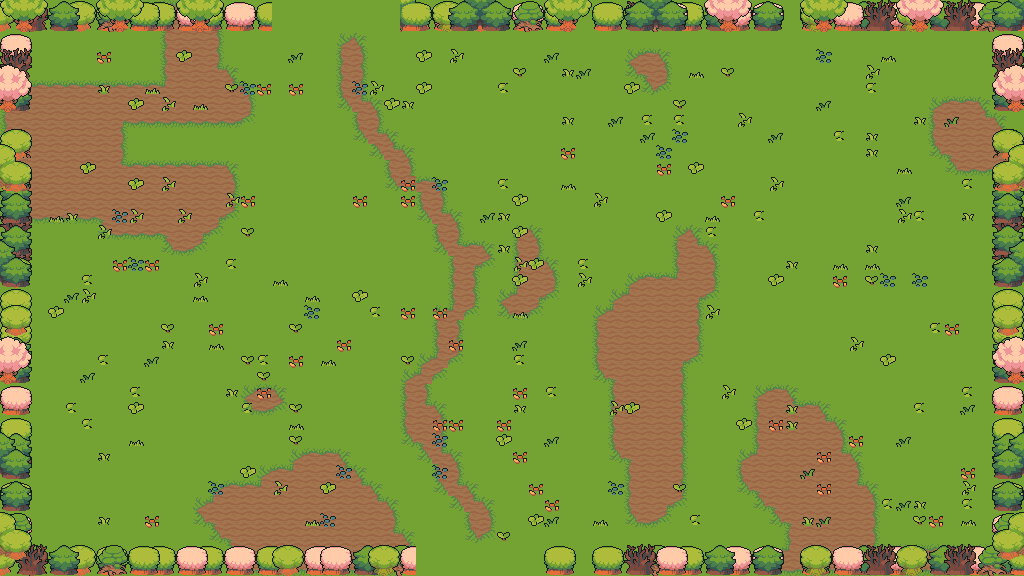

Below is a game level as drawn by its tile map, then a one-line description and the .tmx that defines it (tile-layer data replaced by summaries):
An orthogonal 64x36 tile map with 16x16 px tiles, 7 tile layers (floor, ground, path, decor, ...), 5 tilesets and 41 objects (24x prop, 8x obstacle, 6x spawn, 2x door, playerStart).

<map version="1.10" tiledversion="1.11.0" orientation="orthogonal" renderorder="right-down" width="64" height="36" tilewidth="16" tileheight="16" infinite="0" nextlayerid="9" nextobjectid="42">
 <properties>
    <property name="chapter" type="int" value="2" />
    <property name="room" type="int" value="1" />
    <property name="isBossRoom" type="bool" value="false" />
 </properties>
 <tileset firstgid="1" source="field.tsx" />
 <tileset firstgid="76" source="water.tsx" />
 <tileset firstgid="552" source="nature.tsx" />
 <tileset firstgid="1056" source="floordetail.tsx" />
 <tileset firstgid="1136" source="tilefloor.tsx" />
 <layer id="1" name="floor" width="64" height="36">
  <data>[2304 cells, 2304 non-empty, 1 distinct tile ids]</data>
 </layer>
 <layer id="2" name="ground" width="64" height="36">
  <data>[2304 cells, 494 non-empty, 13 distinct tile ids]</data>
 </layer>
 <layer id="3" name="path" width="64" height="36">
  <data>[2304 cells, 82 non-empty, 13 distinct tile ids]</data>
 </layer>
 <layer id="4" name="decor" width="64" height="36">
  <data>[2304 cells, 208 non-empty, 9 distinct tile ids]</data>
 </layer>
 <layer id="5" name="border-back" width="64" height="36">
  <data>[2304 cells, 288 non-empty, 28 distinct tile ids]</data>
 </layer>
 <layer id="6" name="border-mid" width="64" height="36">
  <data>[2304 cells, 286 non-empty, 28 distinct tile ids]</data>
 </layer>
 <layer id="7" name="border-front" width="64" height="36">
  <data>[2304 cells, 138 non-empty, 43 distinct tile ids]</data>
 </layer>
 <objectgroup id="8" name="objects">
  <object id="1" name="playerStart" x="480" y="320"><point /></object>
  <object id="2" name="spawn" x="384" y="424">
   <properties>
    <property name="role" value="chaser" />
    <property name="wave" type="int" value="1" />
    <property name="elite" type="bool" value="false" />
   </properties>
  <point /></object>
  <object id="3" name="spawn" x="360" y="256">
   <properties>
    <property name="role" value="chaser" />
    <property name="wave" type="int" value="1" />
    <property name="elite" type="bool" value="false" />
   </properties>
  <point /></object>
  <object id="4" name="spawn" x="576" y="464">
   <properties>
    <property name="role" value="caster" />
    <property name="wave" type="int" value="2" />
    <property name="elite" type="bool" value="false" />
   </properties>
  <point /></object>
  <object id="5" name="spawn" x="608" y="248">
   <properties>
    <property name="role" value="chaser" />
    <property name="wave" type="int" value="2" />
    <property name="elite" type="bool" value="false" />
   </properties>
  <point /></object>
  <object id="6" name="spawn" x="360" y="344">
   <properties>
    <property name="role" value="chaser" />
    <property name="wave" type="int" value="3" />
    <property name="elite" type="bool" value="false" />
   </properties>
  <point /></object>
  <object id="7" name="spawn" x="384" y="232">
   <properties>
    <property name="role" value="sniper" />
    <property name="wave" type="int" value="3" />
    <property name="elite" type="bool" value="false" />
   </properties>
  <point /></object>
  <object id="8" name="door" x="480" y="568"><point /></object>
  <object id="9" name="door" x="344" y="8"><point /></object>
  <object id="10" name="obstacle" x="0" y="544" width="416" height="32">
   <properties>
    <property name="kind" value="edge" />
   </properties>
  </object>
  <object id="11" name="obstacle" x="544" y="544" width="480" height="32">
   <properties>
    <property name="kind" value="edge" />
   </properties>
  </object>
  <object id="12" name="obstacle" x="0" y="0" width="272" height="32">
   <properties>
    <property name="kind" value="edge" />
   </properties>
  </object>
  <object id="13" name="obstacle" x="400" y="0" width="624" height="32">
   <properties>
    <property name="kind" value="edge" />
   </properties>
  </object>
  <object id="14" name="obstacle" x="0" y="32" width="32" height="512">
   <properties>
    <property name="kind" value="edge" />
   </properties>
  </object>
  <object id="15" name="obstacle" x="992" y="32" width="32" height="512">
   <properties>
    <property name="kind" value="edge" />
   </properties>
  </object>
  <object id="16" name="obstacle" x="320" y="80" width="16" height="48">
   <properties>
    <property name="kind" value="wall" />
   </properties>
  </object>
  <object id="17" name="obstacle" x="720" y="464" width="32" height="32">
   <properties>
    <property name="kind" value="pillar" />
   </properties>
  </object>
  <object id="18" name="prop" x="752" y="304" width="48" height="48">
   <properties>
    <property name="key" value="tree-big-orange" />
   </properties>
  </object>
  <object id="19" name="prop" x="784" y="304" width="32" height="32">
   <properties>
    <property name="key" value="tree-round" />
   </properties>
  </object>
  <object id="20" name="prop" x="768" y="336" width="32" height="32">
   <properties>
    <property name="key" value="tree-pine" />
   </properties>
  </object>
  <object id="21" name="prop" x="800" y="336" width="32" height="32">
   <properties>
    <property name="key" value="tree-green" />
   </properties>
  </object>
  <object id="22" name="prop" x="40" y="104" width="32" height="32">
   <properties>
    <property name="key" value="tree-green" />
   </properties>
  </object>
  <object id="23" name="prop" x="295" y="184" width="32" height="32">
   <properties>
    <property name="key" value="tree-round" />
   </properties>
  </object>
  <object id="24" name="prop" x="352" y="240" width="16" height="16">
   <properties>
    <property name="key" value="flower-yellow" />
   </properties>
  </object>
  <object id="25" name="prop" x="256" y="48" width="16" height="16">
   <properties>
    <property name="key" value="bush-green" />
   </properties>
  </object>
  <object id="26" name="prop" x="272" y="240" width="16" height="16">
   <properties>
    <property name="key" value="flower-yellow" />
   </properties>
  </object>
  <object id="27" name="prop" x="766" y="46" width="32" height="32">
   <properties>
    <property name="key" value="rock-boulder-gray" />
   </properties>
  </object>
  <object id="28" name="prop" x="943" y="56" width="16" height="16">
   <properties>
    <property name="key" value="stump" />
   </properties>
  </object>
  <object id="29" name="prop" x="832" y="176" width="33" height="25">
   <properties>
    <property name="key" value="fishnet" />
   </properties>
  </object>
  <object id="30" name="prop" x="640" y="48" width="16" height="16">
   <properties>
    <property name="key" value="bush-light" />
   </properties>
  </object>
  <object id="31" name="prop" x="624" y="160" width="16" height="16">
   <properties>
    <property name="key" value="flower-yellow" />
   </properties>
  </object>
  <object id="32" name="prop" x="335" y="424" width="16" height="16">
   <properties>
    <property name="key" value="stump" />
   </properties>
  </object>
  <object id="33" name="prop" x="128" y="464" width="16" height="16">
   <properties>
    <property name="key" value="flower-clover" />
   </properties>
  </object>
  <object id="34" name="prop" x="368" y="400" width="16" height="16">
   <properties>
    <property name="key" value="bush-dark" />
   </properties>
  </object>
  <object id="35" name="prop" x="48" y="512" width="16" height="16">
   <properties>
    <property name="key" value="flower-yellow" />
   </properties>
  </object>
  <object id="36" name="prop" x="620" y="334" width="64" height="48">
   <properties>
    <property name="key" value="tree-cluster-pines" />
   </properties>
  </object>
  <object id="37" name="prop" x="912" y="360" width="16" height="16">
   <properties>
    <property name="key" value="rock-small-gray" />
   </properties>
  </object>
  </objectgroup>
</map>
<!-- 4 of 41 objects omitted -->
